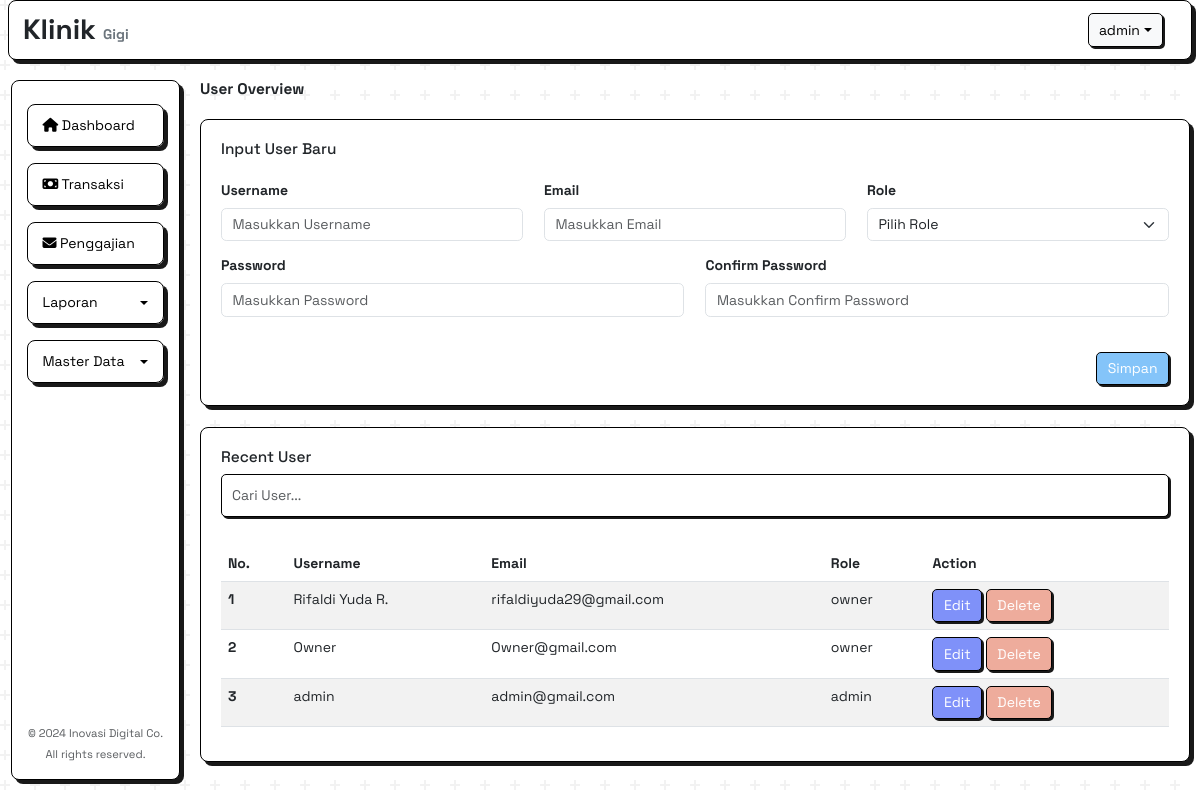
Screenshot of /asset/owner/master/index.php?page=User (signed in) with the database file from the repository.
### tables this page shows
CREATE TABLE `user` (
  `id` int(11) NOT NULL,
  `username` varchar(45) NOT NULL,
  `email` varchar(45) NOT NULL,
  `password` varchar(500) NOT NULL,
  `role` varchar(11) NOT NULL
);

### asset/owner/master/view/User.php (the view, shortened to what this page needs)
<div class="col-md-10 main-content">
    <h5 class="mb-4 mt fw-bold">User Overview</h5>
    <div class="card mt-4">
        <div class="card-body">
            <h5 class="card-title mb-4">Input User Baru</h5>
            <form action="app/user/input.php" method="post">
                <div class="row">
                    <div class="col-md-4 mb-3">
                        <label class="form-label fw-bold">Username</label>
                        <input
                            type="text"
                            class="form-control"
                            name="username"
                            required
                            placeholder="Masukkan Username" />
                    </div>
                    <div class="col-md-4 mb-3">
                        <label for="transactionDate" class="form-label fw-bold">Email</label>
                        <input
                            type="email"
                            class="form-control"
                            name="email"
                            required
                            placeholder="Masukkan Email" />
                    </div>
                    <div class="col-md-4 mb-3">
                        <label for="transactionDate" class="form-label fw-bold">Role</label>
                        <select name="role" id="role" class="form-select" required>
                            <option value="" selected disabled>Pilih Role</option>
                        </select>
                    </div>
                </div>
                <div class="row">
                    <div class="col-md-6 mb-3">
                        <label for="transactionDate" class="form-label fw-bold">Password</label>
                        <input
                            type="password"
                            class="form-control"
                            name="pass"
                            required
                            placeholder="Masukkan Password" />
                    </div>
                    <div class="col-md-6 mb-3">
                        <label for="transactionDate" class="form-label fw-bold">Confirm Password</label>
                        <input
                            type="password"
                            class="form-control"
                            name="pass2"
                            required
                            placeholder="Masukkan Confirm Password" />
                    </div>
                </div>
                <div class="d-flex justify-content-end">
                    <button type="submit" class="btn btn-submit mt-4" name="simpan">
                        Simpan
                    </button>
                </div>
            </form>
        </div>
    </div>
    <div class="card mt-4" id="recent-user">
        <div class="card-body">
            <h5 class="card-title">Recent User</h5>
            <div class="mb-3">
                <input
                    type="text"
                    id="searchKaryawan"
                    class="form-control"
                    placeholder="Cari User..." />
            </div>
            <div class="table-scroll">
                <table class="table table-striped" id="karyawanTable">
                    <thead>
                        <tr>
                            <th scope="col">No.</th>
                            <th scope="col">Username</th>
                            <th scope="col">Email</th>
                            <th scope="col">Role</th>
                            <th scope="col">Action</th>
                        </tr>
                    </thead>
                    <tbody>
                        <?php
                        $no = 1;
                        $query_user = mysqli_query($conn, "SELECT * FROM user ORDER BY id DESC");
                        while ($row_user = mysqli_fetch_assoc($query_user)) {
                        ?>
                            <tr>
                                <th scope="row"><?= $no++ ?></th>
                                <td><?= $row_user['username'] ?></td>
                                <td><?= $row_user['email'] ?></td>
                                <td><?= $row_user['role'] ?></td>
                                <td>
                                    <button class="btn btn-primary edit" data-bs-toggle="modal" data-bs-target="#editModal<?= $row_user['id'] ?>">Edit</button>
                                    <a href="app/user/delete.php?id=<?= $row_user['id'] ?>" class="btn btn-danger delete" onclick="return confirm('Apakah Anda yakin ingin menghapus data ini?')">Delete</a>
                                </td>
                            </tr>
                        <?php
                        }
                        ?>
                    </tbody>
                </table>
            </div>
        </div>
    </div>
</div>

### asset/css/all.css (style rules this page uses)
* { transition: all 0.3s ease; font-family: "Space Grotesk", sans-serif; font-size: 14px; }
h5 { font-size: 1.1rem !important; }
:root { --bg-card-1: #ecd765; --bg-card-2: #7f91f9; --bg-card-3: #eec79c; --bg-card-4: #84c4f9; }
.card { border: 1px solid #000; box-shadow: 4px 4px 0 0 rgba(0, 0, 0, 0.9); border-radius: 8px; transition: transform 0.2s; }
.nav-link, .dropdown-item, a { color: #000; text-decoration: none; }
.main-content { margin-top: 70px; padding: 10px 10px 0 0; margin-left: 16.666%; }
.card-body { padding: 20px; display: flex; flex-direction: column; height: 100%; }
.main-content { transition: margin-left 0.3s ease; }
@media (min-width: 1200px) { .main-content { margin-left: 16.666%; } }
.card, .card__header { margin-bottom: 15px; }
.btn-primary { background-color: #7f91f9; border: 1px solid #000; box-shadow: 2px 2px 0 0 rgba(0, 0, 0, 0.9); border-radius: 5px; color: #fff; }
.btn-danger { background-color: #eeac9c; border: 1px solid #000; box-shadow: 2px 2px 0 0 rgba(0, 0, 0, 0.9); border-radius: 5px; color: #fff; }
.btn-submit { background-color: #84c4f9; border: 1px solid #000; box-shadow: 2px 2px 0 0 rgba(0, 0, 0, 0.9); border-radius: 5px; color: #fff; }
.table-scroll { max-height: 300px; overflow-y: scroll; display: block; }
#searchKaryawan { margin-bottom: 15px; border: 1px solid #000; box-shadow: 2px 2px 0 0 rgba(0, 0, 0, 0.9); border-radius: 5px; padding: 10px; }

### rows the page displays
user: username "Rifaldi Yuda R.", email "rifaldiyuda29@gmail.com", role "owner"
user: username "Owner", email "Owner@gmail.com", role "owner"
user: username "admin", email "admin@gmail.com", role "admin"

### other values shown
$_SESSION['username'] "admin"
